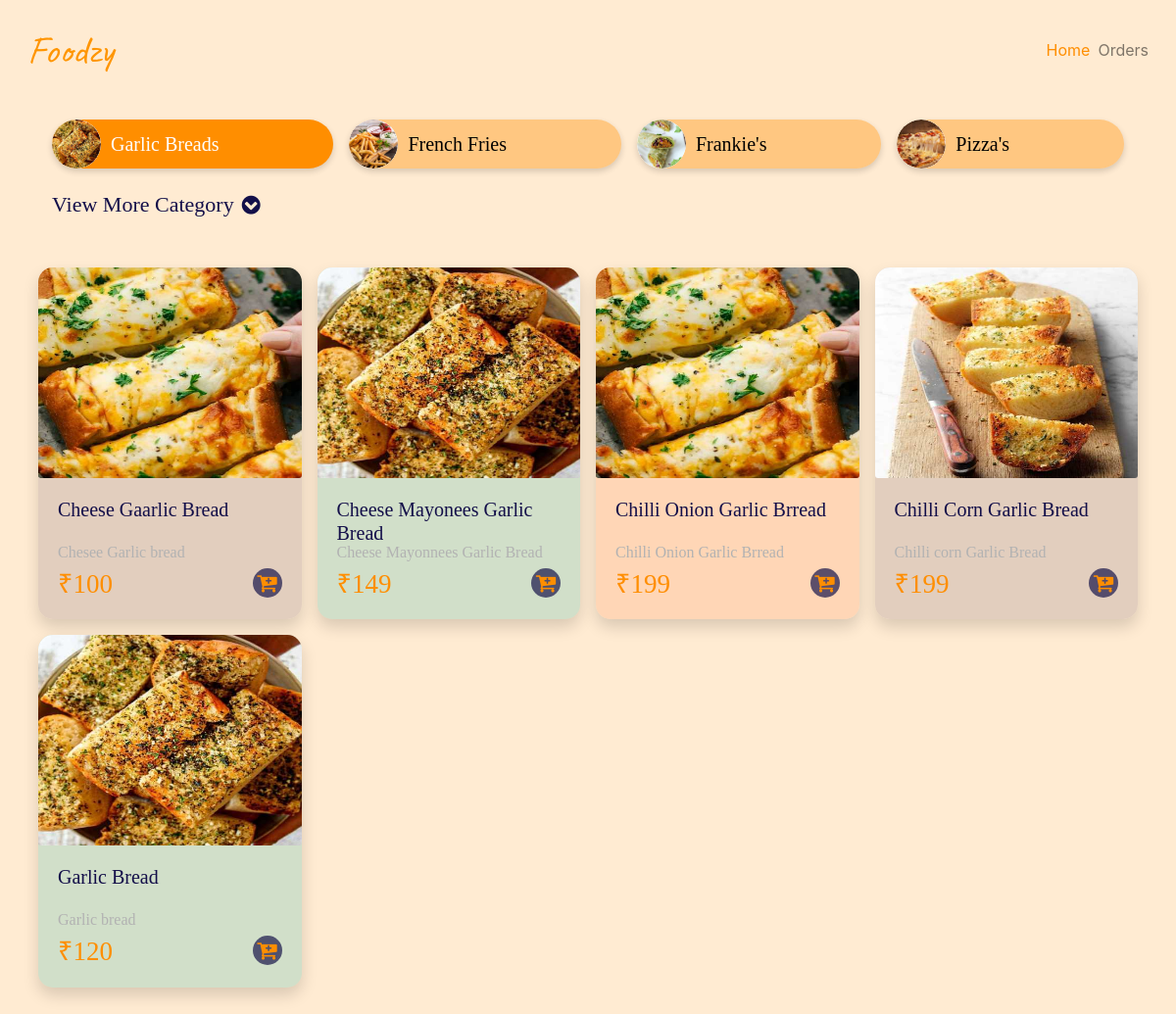
The page / on the database its author committed.
### app/models.py (models this page shows, shortened)
class Categories(models.Model):
    name = models.CharField(max_length=50)
    image = models.ImageField(upload_to="uploades/categories/")
    @staticmethod
    def get_all_categories():
        return Categories.objects.all()

class Products(models.Model):
    name = models.CharField(max_length=50)
    price = models.IntegerField(default=0)
    description = models.CharField(max_length=200, default="")
    category = models.ForeignKey(Categories, on_delete=models.CASCADE, default=1)
    image = models.ImageField(upload_to="uploades/products/")
    preparationTime = models.CharField(max_length=50, default=0)
    @staticmethod
    def get_all_products_by_id(categoryId):
        if categoryId:
            return Products.objects.filter(category=categoryId)
        else:
            return Products.objects.all()

### app/views.py (the view)
# urls.py: path('', views.productView, name = '/'),
def productView(request):
    product = None
    categories = Categories.get_all_categories()
    categoryId = request.GET.get("category")
    if categoryId:
        categoryId = int(categoryId)
        product = Products.get_all_products_by_id(categoryId)
    else:
        categoryId = int(categories[0].id)
        product = Products.get_all_products_by_id(categoryId)
    dataJSON = serializers.serialize('json', product)
    specialItems = SpecialItems.get_all_items()
    cardJSONData = serializers.serialize('json', specialItems)
    return render(
        request,
        "products.html",
        {
            "products": product,
            "jsonProducts":dataJSON,
            "categories": categories,
            "selectedCategoryId": categoryId,
            "specialCardItems": cardJSONData,
        },
    )

### app/models.py (called while the page is built)
    @staticmethod
    def get_all_items():
        return SpecialItems.objects.all()

### templates/products.html (shortened to what this page needs)
{% extends 'base.html' %} {% block container %}
<div class="container category-container">
  <div class="d-flex flex-wrap my-3">
    {% for category in categories%}
    <a
      class="{% if forloop.counter > 4 %} d-none {% else %} m-1 category d-flex flex-row flex-grow-1 align-items-center mx-2 {% if selectedCategoryId == category.id %} active-class {% else %} {% endif %} {% endif %}"
      href="?category={{category.id}}"
      disabled="{% if selectedCategoryId == category.id %}disabled{% else %} {% endif %}"
    >
      <div class="circle d-flex justify-content-center align-items-center">
        <img
          src="{{category.image.url}}"
          class="category-img animation-element img-fluid"
          alt="..."
        />
      </div>
      <div class="d-flex justify-content-center align-items-center">
        <h5 class="category-name">{{category.name}}</h5>
      </div>
    </a>
    {% endfor %}
  </div>
  <p
    class="collapseCategory collapsed px-2 {% if categories.count > 4 %} d-block {% else %} d-none {% endif %}"
    data-toggle="collapse"
    aria-expanded="{% if selectedCategoryId > 4 %} true {% else %} false {% endif %}"
    data-target="#categoryCollapse"
  >
    <span
      class="moreCategory align-items-center {% if selectedCategoryId > 4 %} d-none {% else %} d-flex {% endif %}"
    >
      View More Category <i class="mx-2 fa fa-chevron-circle-down"></i>
    </span>
  </p>
</div>
<div class="container p-3 mb-5">
  <div class="row my-3">
    {% for product in products%}
    <div
      onclick='itemDetailOpener(event,"{{product.id}}")'
      class="pointer col-6 co.bubbles=falsel-sm-6 col-md-3 col-lg-3 col-xl-3 item pb-3 px-2 item"
    >
      <div class="card shadow product">
        <div class="d-flex justify-content-center">
          <img
            src="{{product.image.url}}"
            class="card-img-top animation-element img-fluid card-img"
            alt="..."
          />
        </div>
        <div class="card-body">
          <div>
            <h5 class="item-title1">{{product.name}}</h5>
            <p class="item-description mb-1">{{product.description}}</p>
          </div>
          <div>
            <div class="row m-0">
              <div class="col-6 p-0 d-flex align-items-center">
                <h1 class="item-price d-flex align-items-center mb-0 pb-0">
                  ₹{{product.price}}
                </h1>
              </div>
              <div class="col-6 d-flex justify-content-center p-0">
                <div class="ml-auto" id="product-{{product.id}}">
                  <div
                    onclick="addToCart(event,{{product.id}})"
                    class="itemsquare d-flex justify-content-center align-items-center"
                    style="height: 30px; width: 30px"
                  >
                    <i class="fa fa-cart-plus"></i>
                  </div>
                </div>
              </div>
            </div>
          </div>
        </div>
      </div>
    </div>
    {% endfor %}
  </div>
</div>
{%endblock%}

### templates/base.html (shortened to what this page needs)
<!DOCTYPE html>
<html lang="en">
  <head>
    <link
      rel="stylesheet"
      href="https://stackpath.bootstrapcdn.com/bootstrap/4.1.3/css/bootstrap.min.css"
    />
    <link
      rel="stylesheet"
      href="https://stackpath.bootstrapcdn.com/font-awesome/4.7.0/css/font-awesome.min.css"
    />
  </head>
  <body id="root">
    <nav class="navbar navbar-light">
      <div class="container-fluid p-0 p-sm-2">
        <a class="navbar-brand d-flex align-items-center" href="/">
          <span class="mx-1 app-name">Foodzy</span>
        </a>
        <div class="">
          <ul class="navbar-nav d-flex flex-row">
            <li class="nav-item mx-1">
              <a class="nav-link active" aria-current="page" href="/">Home</a>
            </li>
            <li class="nav-item mx-1">
              <a class="nav-link" href="orders">Orders</a>
            </li>
          </ul>
        </div>
      </div>
    </nav>
    {% block container %}{% endblock %}
  </body>
</html>

### templates/base.html (style rules this page uses)
.app-name { font-family: "Caveat", cursive; font-size: 40px; color: #ff9500; }
.pointer { cursor: pointer !important; }
body { background: #ffd39c73; }
.nav-link.active { color: #ff8e00 !important; }
.category.active-class { background: #ff8e00 !important; box-shadow: 0 3px 6px rgba(0, 0, 0, 0.16) !important; }
.collapseCategory { color: #130f49; font-size: 22px; font-family: MuliBOld; }
.category-name { margin: 0; color: black; font-size: 20px; padding: 0 10px; font-family: MuliBOld; text-align: center; word-break: break-word; overflow: hidden; }
.category-container { overflow: auto; background: #ffebd2; position: sticky; top: -3px; z-index: 1; }
.active-class .category-name { color: white; }
.category { min-width: fit-content; display: flex !important; background-color: #ff8e0063; border-radius: 100px; box-shadow: 0 3px 6px rgba(0, 0, 0, 0.16) !important; cursor: pointer; text-decoration: none !important; -webkit-border-radius: 100px; -moz-border-radius: 100px; -ms-border-radius: 100px; -o-border-radius: 100px; flex-direction: row !important; align-items: center !important; }
a[disabled="disabled"] { pointer-events: none; }
.circle { height: 50px; width: 50px; background-color: rgb(255, 255, 255); border-radius: 64px; overflow: hidden; -webkit-border-radius: 64px; -moz-border-radius: 64px; -ms-border-radius: 64px; -o-border-radius: 64px; }
.category-img { height: 100% !important; width: 100% !important; border-radius: 50px; }
.fa-cart-plus { color: #ff8e00; font-size: 22px; }
.itemsquare { cursor: pointer; border-radius: 50px; padding: 10px; background: #19164ab5; }
.card-img { width: 200px; background-size: cover; width: -webkit-fill-available; max-height: 215px; min-height: 215px; border-top-right-radius: 15px; border-top-left-radius: 15px; }
.animation-element { animation: zoominoutsinglefeatured 0.7s ease-out; }
.item-title1 { color: #130f49; font-family: MuliBold; height: 36px; }
.item-description { color: #b2b2b2; font-size: 16px; font-family: MuliRegular; text-overflow: ellipsis; white-space: nowrap; overflow: hidden; }
.item > .card { border: none !important; border-radius: 15px !important; -webkit-border-radius: 15px !important; -moz-border-radius: 15px !important; -ms-border-radius: 15px !important; -o-border-radius: 15px !important; }
.item:nth-child(3n + 0) > .product { background-color: #ffc7a391 !important; }
.item:nth-child(3n + 1) > .product { background-color: #dbc7b9cc !important; }
.item:nth-child(3n + 2) > .product { background-color: #4abcac40 !important; }
.item-price { color: #ff8e00; font-size: 27px; font-family: MuliBold; }

### rows shown on the page
Categories: image (picture), name "Garlic Breads"
Categories: image (picture), name "French Fries"
Categories: image (picture), name "Frankie's"
Categories: image (picture), name "Pizza's"
Products: image (picture), name "Cheese Gaarlic Bread", description "Chesee Garlic bread", price "100"
Products: image (picture), name "Cheese Mayonees Garlic Bread", description "Cheese Mayonnees Garlic Bread", price "149"
Products: image (picture), name "Chilli Onion Garlic Brread", description "Chilli Onion Garlic Brread", price "199", {{ product.id }} 30 (drawn)
Products: image (picture), name "Chilli Corn Garlic Bread", description "Chilli corn Garlic Bread", price "199"
Products: image (picture), name "Garlic Bread", description "Garlic bread", price "120"
